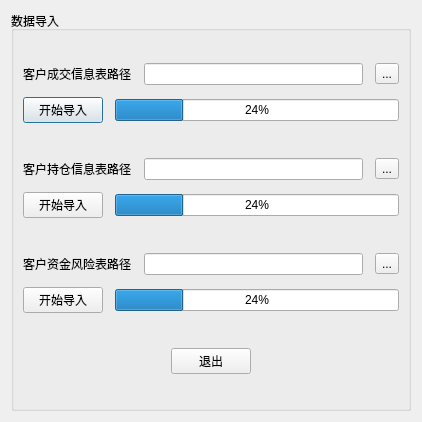
<?xml version="1.0" encoding="UTF-8"?>
<ui version="4.0">
 <class>DayImportDlg</class>
 <widget class="QDialog" name="DayImportDlg">
  <property name="geometry">
   <rect>
    <x>0</x>
    <y>0</y>
    <width>418</width>
    <height>418</height>
   </rect>
  </property>
  <property name="windowTitle">
   <string>每日数据导入</string>
  </property>
  <layout class="QVBoxLayout" name="verticalLayout_5">
   <item>
    <widget class="QGroupBox" name="groupBox">
     <property name="minimumSize">
      <size>
       <width>400</width>
       <height>400</height>
      </size>
     </property>
     <property name="maximumSize">
      <size>
       <width>400</width>
       <height>400</height>
      </size>
     </property>
     <property name="title">
      <string>数据导入</string>
     </property>
     <layout class="QVBoxLayout" name="verticalLayout_4" stretch="2,2,2,1">
      <property name="spacing">
       <number>12</number>
      </property>
      <item>
       <layout class="QVBoxLayout" name="verticalLayout_3">
        <item>
         <layout class="QHBoxLayout" name="horizontalLayout" stretch="0,0,0">
          <item>
           <widget class="QLabel" name="label">
            <property name="text">
             <string>客户成交信息表路径</string>
            </property>
           </widget>
          </item>
          <item>
           <widget class="QLineEdit" name="le_cj"/>
          </item>
          <item>
           <widget class="QToolButton" name="tb_cj">
            <property name="text">
             <string>...</string>
            </property>
           </widget>
          </item>
         </layout>
        </item>
        <item>
         <layout class="QHBoxLayout" name="horizontalLayout_2">
          <item>
           <widget class="QPushButton" name="pb_cj">
            <property name="text">
             <string>开始导入</string>
            </property>
           </widget>
          </item>
          <item>
           <widget class="QProgressBar" name="pro_cj">
            <property name="value">
             <number>24</number>
            </property>
           </widget>
          </item>
         </layout>
        </item>
       </layout>
      </item>
      <item>
       <layout class="QVBoxLayout" name="verticalLayout_2">
        <item>
         <layout class="QHBoxLayout" name="horizontalLayout_3" stretch="0,0,0">
          <item>
           <widget class="QLabel" name="label_2">
            <property name="text">
             <string>客户持仓信息表路径</string>
            </property>
           </widget>
          </item>
          <item>
           <widget class="QLineEdit" name="le_cc"/>
          </item>
          <item>
           <widget class="QToolButton" name="tb_cc">
            <property name="text">
             <string>...</string>
            </property>
           </widget>
          </item>
         </layout>
        </item>
        <item>
         <layout class="QHBoxLayout" name="horizontalLayout_4">
          <item>
           <widget class="QPushButton" name="pb_cc">
            <property name="text">
             <string>开始导入</string>
            </property>
           </widget>
          </item>
          <item>
           <widget class="QProgressBar" name="pro_cc">
            <property name="value">
             <number>24</number>
            </property>
           </widget>
          </item>
         </layout>
        </item>
       </layout>
      </item>
      <item>
       <layout class="QVBoxLayout" name="verticalLayout">
        <item>
         <layout class="QHBoxLayout" name="horizontalLayout_5">
          <item>
           <widget class="QLabel" name="label_3">
            <property name="text">
             <string>客户资金风险表路径</string>
            </property>
           </widget>
          </item>
          <item>
           <widget class="QLineEdit" name="le_zj"/>
          </item>
          <item>
           <widget class="QToolButton" name="tb_zj">
            <property name="text">
             <string>...</string>
            </property>
           </widget>
          </item>
         </layout>
        </item>
        <item>
         <layout class="QHBoxLayout" name="horizontalLayout_6">
          <item>
           <widget class="QPushButton" name="pb_zj">
            <property name="text">
             <string>开始导入</string>
            </property>
           </widget>
          </item>
          <item>
           <widget class="QProgressBar" name="pro_zj">
            <property name="value">
             <number>24</number>
            </property>
           </widget>
          </item>
         </layout>
        </item>
       </layout>
      </item>
      <item>
       <layout class="QHBoxLayout" name="horizontalLayout_7">
        <item>
         <spacer name="horizontalSpacer">
          <property name="orientation">
           <enum>Qt::Horizontal</enum>
          </property>
          <property name="sizeHint" stdset="0">
           <size>
            <width>40</width>
            <height>20</height>
           </size>
          </property>
         </spacer>
        </item>
        <item>
         <widget class="QPushButton" name="pb_cancel">
          <property name="text">
           <string>退出</string>
          </property>
         </widget>
        </item>
        <item>
         <spacer name="horizontalSpacer_2">
          <property name="orientation">
           <enum>Qt::Horizontal</enum>
          </property>
          <property name="sizeHint" stdset="0">
           <size>
            <width>40</width>
            <height>20</height>
           </size>
          </property>
         </spacer>
        </item>
       </layout>
      </item>
     </layout>
    </widget>
   </item>
  </layout>
 </widget>
 <resources/>
 <connections/>
</ui>
